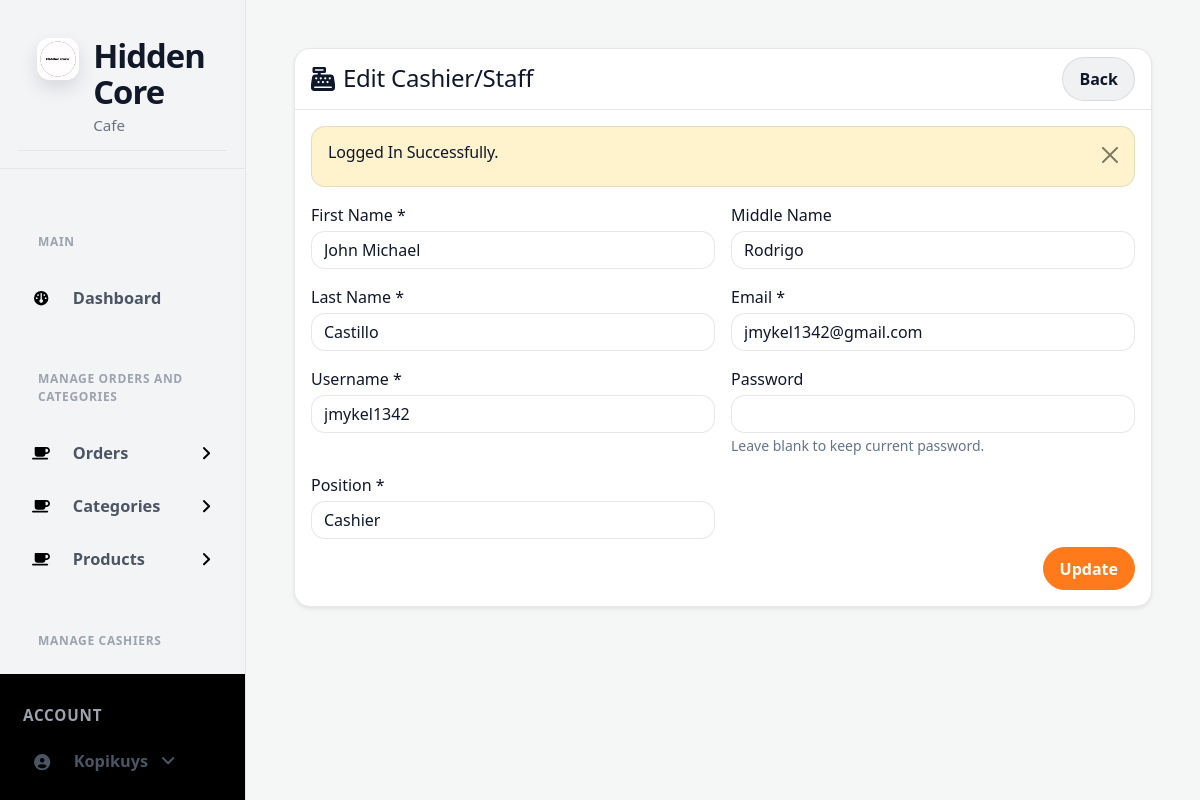
The page /admin/assets/cashier_staff-edit.php?id=2 (signed in) on the database its author committed.
### tables this page shows
CREATE TABLE `cashier_staff` (
  `id` int(3) NOT NULL,
  `first_name` varchar(191) NOT NULL,
  `middle_name` varchar(191) NOT NULL,
  `last_name` varchar(191) NOT NULL,
  `email` varchar(191) NOT NULL,
  `username` varchar(191) NOT NULL,
  `password` varchar(191) NOT NULL,
  `position` varchar(191) NOT NULL,
  `created_at` timestamp NOT NULL DEFAULT current_timestamp()
);

### admin/assets/cashier_staff-edit.php (the view, shortened to what this page needs)
<?php include ('includes/header.php'); ?>
<link rel="stylesheet" href="https://cdnjs.cloudflare.com/ajax/libs/font-awesome/6.0.0/css/all.min.css">
<div class="container-fluid px-4">
    <div class="card mt-4 shadow-sm beige-card">
        <div class="card-header beige-card-header d-flex justify-content-between align-items-center">
            <h4 class="mb-0 d-flex align-items-center gap-2">
                <i class="fas fa-cash-register"></i>
                <span>Edit Cashier/Staff</span>
            </h4>
            <a href="admins.php" class="btn btn-secondary">Back</a>
        </div>
        <div class="card-body">
            <form action="code.php" method="POST">
                <?php
                    if(isset($_GET['id'])){
                        if($_GET['id'] != ''){
                            $adminId = $_GET['id'];
                        }else{
                            echo '<h5>No Id Found</h5>';
                            return false;
                        }
                    }
                    else{
                        echo '<h5>No Id given in params</h5>';
                            return false;
                    }
                     $adminData = getById('cashier_staff',$adminId);
                     if($adminData){
                        if($adminData['status']== 200){
                            $isSelfOwnerEdit = ((int)($_SESSION['loggedInUser']['user_id'] ?? 0) === (int)$adminData['data']['id'])
                                && (strcasecmp((string)$adminData['data']['position'], 'Owner') === 0);
                            ?>
                            <div class="row g-3">
                <div class="col-md-6">
                        <label class="form-label mb-1">First Name *</label>
                        <input type="text" name="first_name" value="<?= htmlspecialchars($adminData['data']['first_name']) ?>" required class="form-control" />
                    </div>
                <div class="col-md-6">
                        <label class="form-label mb-1">Middle Name</label>
                        <input type="text" name="middle_name" value="<?= htmlspecialchars($adminData['data']['middle_name']) ?>" class="form-control" />
                    </div>
                <div class="col-md-6">
                        <label class="form-label mb-1">Last Name *</label>
                        <input type="text" name="last_name" value="<?= htmlspecialchars($adminData['data']['last_name']) ?>" required class="form-control" />
                    </div>
                    <div class="col-md-6">
                        <label class="form-label mb-1">Email *</label>
                        <input type="email" name="email" value="<?= htmlspecialchars($adminData['data']['email']) ?>" required class="form-control" />
                    </div>
                    <div class="col-md-6">
                        <label class="form-label mb-1">Username *</label>
                        <input type="text" name="username" value="<?= htmlspecialchars($adminData['data']['username']) ?>" required class="form-control" />
                    </div>
                    <div class="col-md-6">
                        <label class="form-label mb-1">Password</label>
                        <input type="password" name="password" class="form-control" />
                        <small class="text-muted">Leave blank to keep current password.</small>
                    </div>
                    <div class="col-md-6">
                        <label class="form-label mb-1">Position *</label>
                        <select name="position" required class="form-select" <?= $isSelfOwnerEdit ? 'disabled' : '' ?>>
                            <option value="Cashier" <?= ($adminData['data']['position'] === 'Cashier') ? 'selected' : '' ?>>Cashier</option>
                        </select>
                    </div>
                                <div class="col-12 d-flex justify-content-end mt-2">
                                    <button type="submit" name="updateCashier/Staff" class="btn btn-primary">Update</button>
                                </div>
                            </div>
                            <?php
                        }
                        else{
                            echo '<h5>'.$adminData['message'].'</h5>';  }
                     }
                     else{
                            echo 'Something went wrong';
                            return false;
                        }
                ?>
            </form>
        </div>
    </div>
</div>
<?php include('includes/footer.php'); ?>

### admin/assets/css/custom.css (style rules this page uses)
:root { --hc-primary: #000000; --hc-secondary: #1A1A1A; --hc-bg: #FFFFFF; --hc-card: #F5F5F5; --hc-border: #E0E0E0; --hc-subtext: #555555; }
body { background-color: var(--hc-bg) !important; color: var(--hc-primary) !important; }
h1, h2, h3, h4, h5, h6, .h1, .h2, .h3, .h4, .h5, .h6 { color: var(--hc-primary) !important; }
.text-muted { color: var(--hc-subtext) !important; }
.card { background-color: var(--hc-card) !important; border: 1px solid var(--hc-border) !important; }
.card-header { background-color: var(--hc-bg) !important; border-bottom: 1px solid var(--hc-border) !important; color: var(--hc-primary) !important; }
.btn-primary, .btn.btn-primary { background-color: var(--hc-primary) !important; border-color: var(--hc-primary) !important; color: #FFFFFF !important; }
.btn-secondary, .btn.btn-secondary { background-color: var(--hc-secondary) !important; border-color: var(--hc-secondary) !important; color: #FFFFFF !important; }
.form-control, .form-select, .select2-container--default .select2-selection--single { border-color: var(--hc-border) !important; }
.beige-card { background-color: var(--hc-card) !important; color: var(--hc-primary) !important; border: 1px solid var(--hc-border) !important; }
.beige-card-header { background-color: var(--hc-bg) !important; color: var(--hc-primary) !important; border-bottom: 1px solid var(--hc-border) !important; }
.form-control, .form-select { background-color: var(--hc-bg) !important; color: var(--hc-primary) !important; }

### admin/assets/css/hc-admin-theme.css (style rules this page uses)
:root { --hc-bg:#f5f7f7; --hc-surface:#ffffff; --hc-surface-2:#f0f4f4; --hc-border:rgba(17,24,39,.10); --hc-text:#0f172a; --hc-muted:#64748b; --hc-primary:#ff7a1a; --hc-primary-600:#e76300; --hc-primary-50:#fff1e7; --hc-shadow:0 10px 30px rgba(15,23,42,.08); --hc-shadow-sm:0 6px 16px rgba(15,23,42,.06); --hc-radius:16px; --hc-radius-sm:12px; --hc-ring:0 0 0 .25rem rgba(255,122,26,.22); }
body.sb-nav-fixed { background:var(--hc-bg) !important; color:var(--hc-text) !important; }
h1,h2,h3,h4,h5,h6, .h1,.h2,.h3,.h4,.h5,.h6 { color:var(--hc-text) !important; letter-spacing:-.01em; }
.text-muted { color:var(--hc-muted) !important; }
.container-fluid.px-4, .container-fluid.px-2 { padding-left:1.25rem !important; padding-right:1.25rem !important; }
.card { background:var(--hc-surface) !important; border:1px solid var(--hc-border) !important; border-radius:var(--hc-radius) !important; box-shadow:var(--hc-shadow-sm); }
.card-header { background:transparent !important; border-bottom:1px solid var(--hc-border) !important; border-top-left-radius:var(--hc-radius) !important; border-top-right-radius:var(--hc-radius) !important; }
.btn, .btn.btn-primary, .btn.btn-secondary, .btn.btn-success, .btn.btn-danger { border-radius:999px !important; padding:.55rem 1rem; font-weight:600; box-shadow:none !important; }
.btn-primary, .btn.btn-primary { background:var(--hc-primary) !important; border-color:var(--hc-primary) !important; color:#fff !important; }
.btn-secondary, .btn.btn-secondary { background:rgba(15,23,42,.06) !important; border-color:rgba(15,23,42,.10) !important; color:var(--hc-text) !important; }
.form-control, .form-select, .select2-container--default .select2-selection--single { border-radius:14px !important; border:1px solid var(--hc-border) !important; background:var(--hc-surface) !important; color:var(--hc-text) !important; }
.beige-card { background:var(--hc-surface) !important; color:var(--hc-text) !important; }
.beige-card-header { background:transparent !important; color:var(--hc-text) !important; }

### rows shown on the page
cashier_staff: first_name "John Michael", middle_name "Rodrigo", last_name "Castillo", email "jmykel1342@gmail.com", username "jmykel1342", position "Cashier"

### other values the page prints
$_SESSION['loggedInUser']['username'] "Kopikuys"
$_SESSION['status'] "Logged In Successfully."
